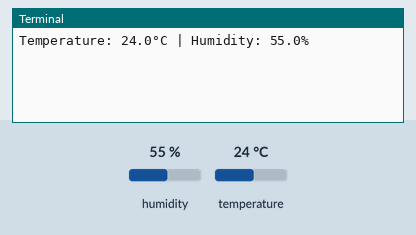
Bench run of a program on a simulated Raspberry Pi (BCM pin numbers). On the bench: the last lines printed to the terminal. The inputs (shaded band) are chosen by the test bench; at power-on: humidity 55 %, temperature 24 °C.

Above: at 1.2 s.
1.3 s: humidity set to 22 %
At 3.5 s:
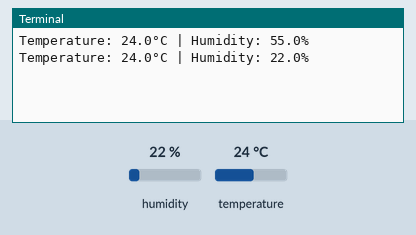
4.7 s: temperature set to 12 °C
At 6.4 s:
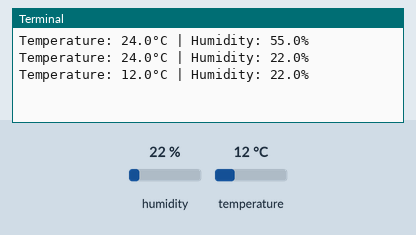
8.1 s: humidity set to 40 %
At 9.2 s:
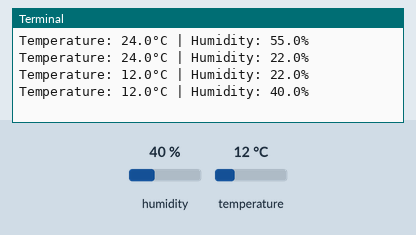
Timing chart, 0 to 11.1 s (numbered marks = the images above; inputs shaded):
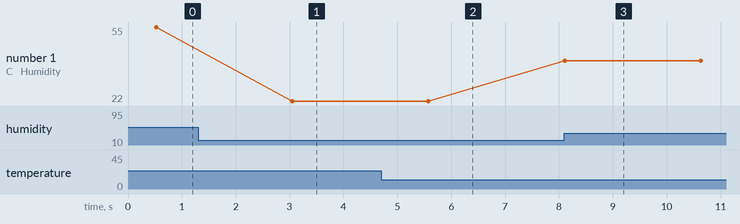

Measured:
- after the input at 1.3 s, the terminal: prints a new line after 1.8 s (image 1)
- after the input at 4.7 s, the terminal: prints a new line after 0.88 s (image 2)
- after the input at 8.1 s, the terminal: prints a new line at once (image 3)
- plotted number 1: 55 → 22 after the input at 1.3 s, 22 → 40 after the input at 8.1 s

The program:

DHT11Code.py
```python
# DHT11

# pip install Adafruit_DHT

import RPi.GPIO as GPIO
import Adafruit_DHT
import time

# Set DHT sensor type (DHT11)
sensor = Adafruit_DHT.DHT11

# Set GPIO pin connected to the sensor
pin = 4  # Example GPIO pin 4 (you can use any GPIO pin)

try:
    while True:
        # Attempt to get sensor readings
        humidity, temperature = Adafruit_DHT.read_retry(sensor, pin)

        # Check if readings are valid
        if humidity is not None and temperature is not None:
            # Print temperature and humidity
            print(f'Temperature: {temperature:.1f}°C | Humidity: {humidity:.1f}%')
        else:
            print('Failed to retrieve data from sensor. Check connection.')

        # Delay between readings
        time.sleep(2)

except KeyboardInterrupt:
    print('Exiting...')
finally:
    # Clean up GPIO on program exit
    GPIO.cleanup()
```
